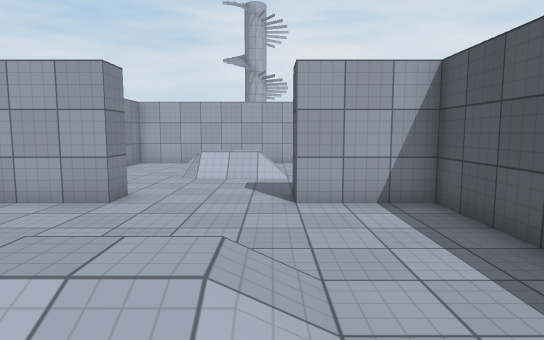
view 1 (above)

12 first-person views from a walk through a Unity game level. The camera is 1.5 m above the floor, tilts 6° down and sees 75° across. The floor is counted in squares, 1 m on a side. Each view is taken from the middle of a square. On the plan, view 1 faces up. The plan holds only what a view shows up to about 16 squares ahead; the rest is blank. The place goes on beyond the plan. Some animated figures are not drawn. Door leaves are left out, so doorways stand open. Surface patterns are stand-ins for the level's own textures.

view 2
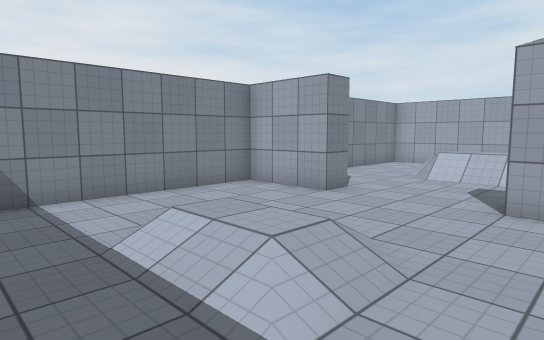

view 3
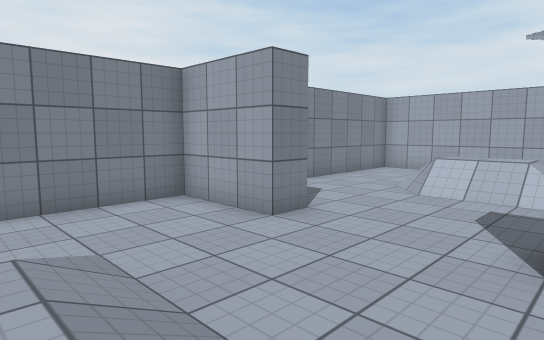

view 4
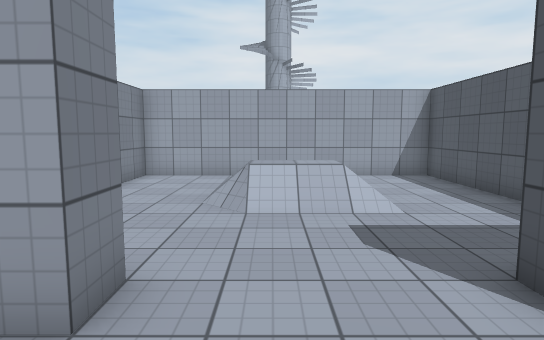

view 5
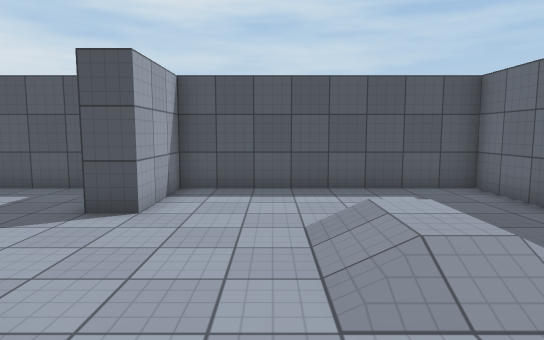

view 6
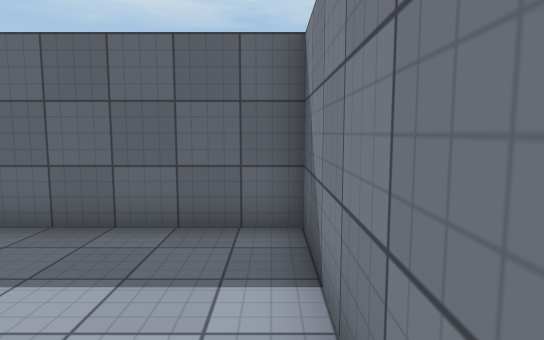

view 7
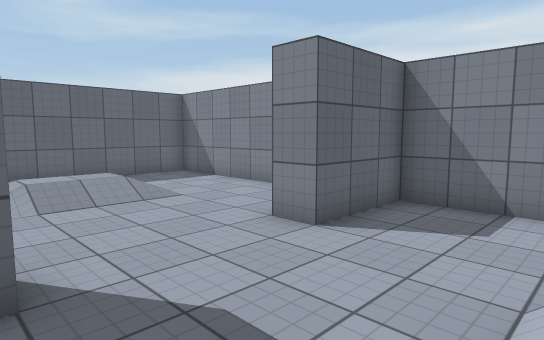

view 8
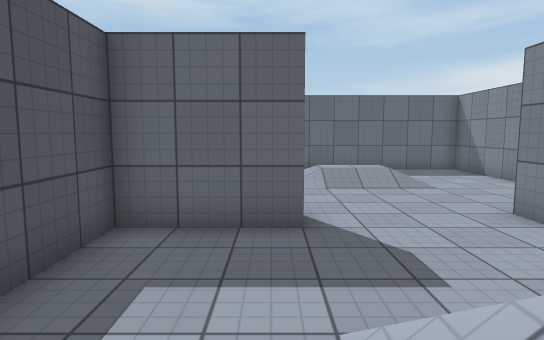

view 9
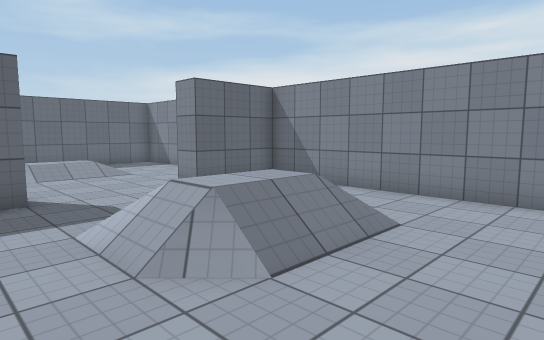

view 10
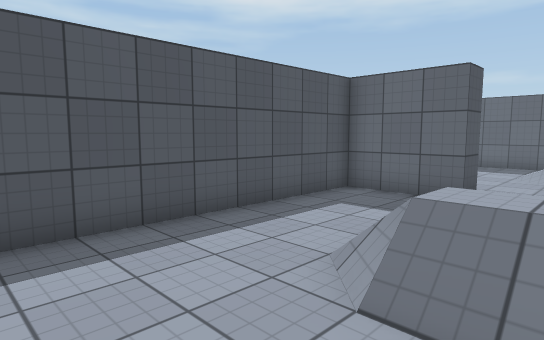

view 11
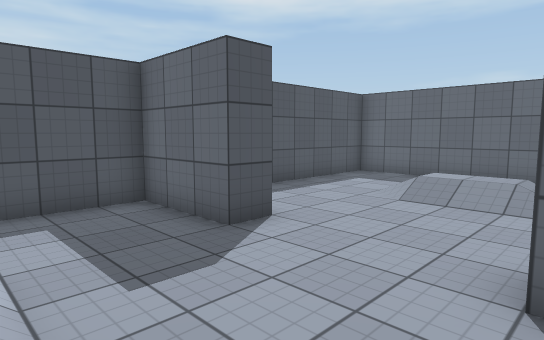

view 12
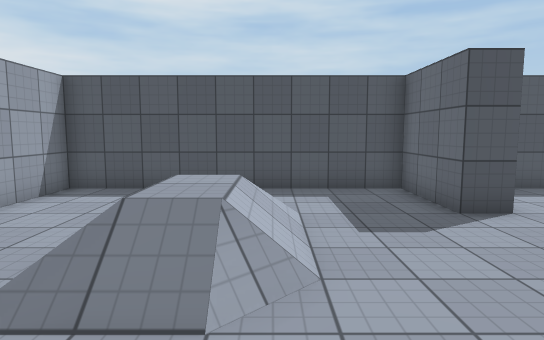

### Floor plan
Key: @ floor where view 1 was taken; # wall or solid block; . main floor; : floor 0.5 m higher than the main floor; + floor 0.75 m higher than the main floor; / step, stairs or slope; D open door.
Columns run from 7 left of view 1 to 4 right of it. Each row starts with its distance up from view 1.
 18 ############
 17 #..........#
 16 #..........#
 15 #..........#
 14 #...////...#
 13 #.../++/...#
 12 #...////...#
 11 #..........#
 10 #..........#
  9 #..........#
  8 ####DDDD####
  7 #..........#
  6 #..........#
  5 #..........#
  4 #...////...#
  3 #.../::/...#
  2 #...////...#
  1 #..........#
  0 #......@...#
 -1 ############

Positions as (right, up) in squares from view 1, and headings:
1: (0, 0), facing up
2: (2, 0), facing up-left
3: (1, 3), facing up-left
4: (-2, 5), facing up
5: (-6, 5), facing right
6: (-6, 5), facing down
7: (1, 12), facing down-left
8: (1, 14), facing down
9: (2, 17), facing down-left
10: (-2, 17), facing down-right
11: (-4, 12), facing down-right
12: (-6, 12), facing right
